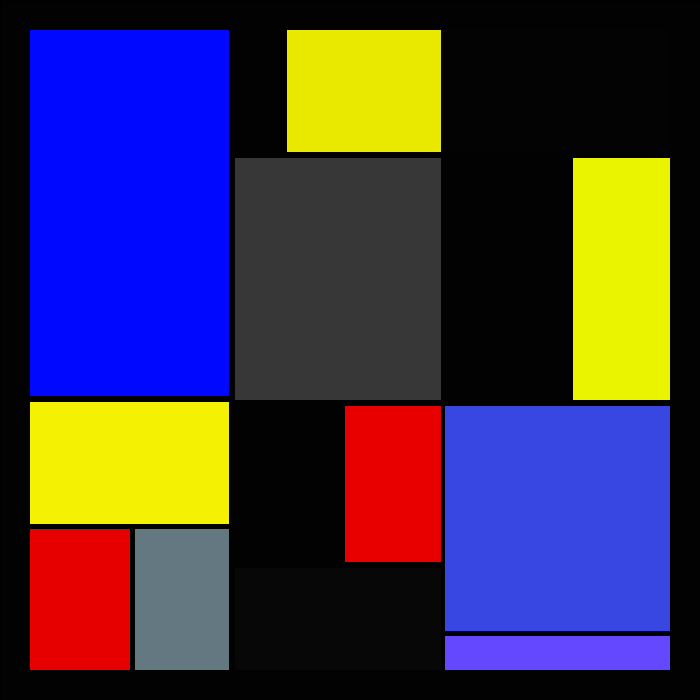
Frame 1 (no input)
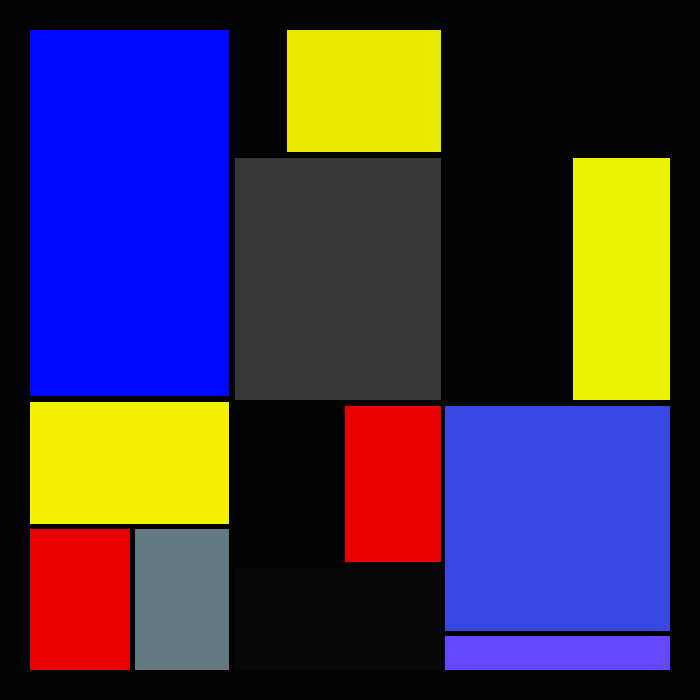
Frame 60 (the mouse pressed at the canvas centre just before this capture)
Frame 120 (the mouse held since frame 60 and released just before this capture): identical to frame 60, image omitted

The Processing sketch that drew these frames (run headless with seeded random() and noise(); from frame 60 on, the mouse is pressed at the canvas centre):

// Processing sketch: processing_163903
// ── processing_163903.pde

void setup(){ 
size(700,700); 
} 


void draw(){ 



fill(2); 
rect(0,0,700,700); //black frame
if (keyPressed){
fill(248); 
rect(15,15,670,670);//white frame
}

fill(0,8,844); 
noStroke(); 
rect(30,30,199,366);//bule one

fill(233,233,0); 
noStroke(); 
rect(287,30,154,122); //yellow one

fill(3); 
rect(445,30,225,122);//black top right 

fill(55,55,55); 
noStroke(); 
rect(235,158,206,242);//black

fill(235,244,0); 
rect(573,158,97,242); // green yellow

fill(244,241,2); 
rect(30,402,199,122);//yellow 

fill(230,0,0); 
rect(30,529,100,141);//red 

fill(100,120,130); 
rect(135,529,94,141); //gray

fill(232,0,0); 
rect(345,406,96,156);//red


fill(7); 
rect(235,568,206,102);//black 

fill(56,70,226); 
rect(445,406,225,225);//bule 

fill(99,72,500); 
rect(445,636,225,34); 



} 
